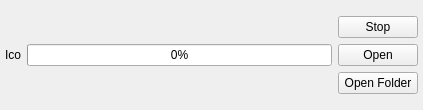
<?xml version="1.0" encoding="UTF-8"?>
<ui version="4.0">
 <class>DownloadItem</class>
 <widget class="QWidget" name="DownloadItem">
  <property name="geometry">
   <rect>
    <x>0</x>
    <y>0</y>
    <width>423</width>
    <height>110</height>
   </rect>
  </property>
  <property name="windowTitle">
   <string>Form</string>
  </property>
  <layout class="QHBoxLayout" name="horizontalLayout">
   <property name="leftMargin">
    <number>5</number>
   </property>
   <property name="topMargin">
    <number>0</number>
   </property>
   <property name="rightMargin">
    <number>5</number>
   </property>
   <property name="bottomMargin">
    <number>0</number>
   </property>
   <item>
    <widget class="QLabel" name="fileIcon">
     <property name="sizePolicy">
      <sizepolicy hsizetype="Minimum" vsizetype="Minimum">
       <horstretch>0</horstretch>
       <verstretch>0</verstretch>
      </sizepolicy>
     </property>
     <property name="text">
      <string>Ico</string>
     </property>
    </widget>
   </item>
   <item>
    <layout class="QVBoxLayout" name="verticalLayout_2">
     <item>
      <widget class="SqueezeLabel" name="fileNameLabel" native="true">
       <property name="sizePolicy">
        <sizepolicy hsizetype="Expanding" vsizetype="Preferred">
         <horstretch>0</horstretch>
         <verstretch>0</verstretch>
        </sizepolicy>
       </property>
       <property name="text" stdset="0">
        <string>Filename</string>
       </property>
      </widget>
     </item>
     <item>
      <widget class="QProgressBar" name="progressBar">
       <property name="value">
        <number>0</number>
       </property>
      </widget>
     </item>
     <item>
      <widget class="SqueezeLabel" name="downloadInfoLabel" native="true">
       <property name="sizePolicy">
        <sizepolicy hsizetype="Minimum" vsizetype="Preferred">
         <horstretch>0</horstretch>
         <verstretch>0</verstretch>
        </sizepolicy>
       </property>
       <property name="text" stdset="0">
        <string/>
       </property>
      </widget>
     </item>
    </layout>
   </item>
   <item>
    <layout class="QVBoxLayout" name="verticalLayout">
     <item>
      <spacer name="verticalSpacer">
       <property name="orientation">
        <enum>Qt::Vertical</enum>
       </property>
       <property name="sizeHint" stdset="0">
        <size>
         <width>17</width>
         <height>1</height>
        </size>
       </property>
      </spacer>
     </item>
     <item>
      <widget class="QPushButton" name="stopButton">
       <property name="text">
        <string>Stop</string>
       </property>
      </widget>
     </item>
     <item>
      <widget class="QPushButton" name="openButton">
       <property name="text">
        <string>Open</string>
       </property>
      </widget>
     </item>
     <item>
      <widget class="QPushButton" name="openFolderButton">
       <property name="text">
        <string>Open Folder</string>
       </property>
      </widget>
     </item>
     <item>
      <spacer name="verticalSpacer_2">
       <property name="orientation">
        <enum>Qt::Vertical</enum>
       </property>
       <property name="sizeHint" stdset="0">
        <size>
         <width>17</width>
         <height>5</height>
        </size>
       </property>
      </spacer>
     </item>
    </layout>
   </item>
  </layout>
 </widget>
 <customwidgets>
  <customwidget>
   <class>SqueezeLabel</class>
   <extends>QWidget</extends>
   <header>squeezelabel.h</header>
  </customwidget>
 </customwidgets>
 <resources/>
 <connections/>
</ui>
